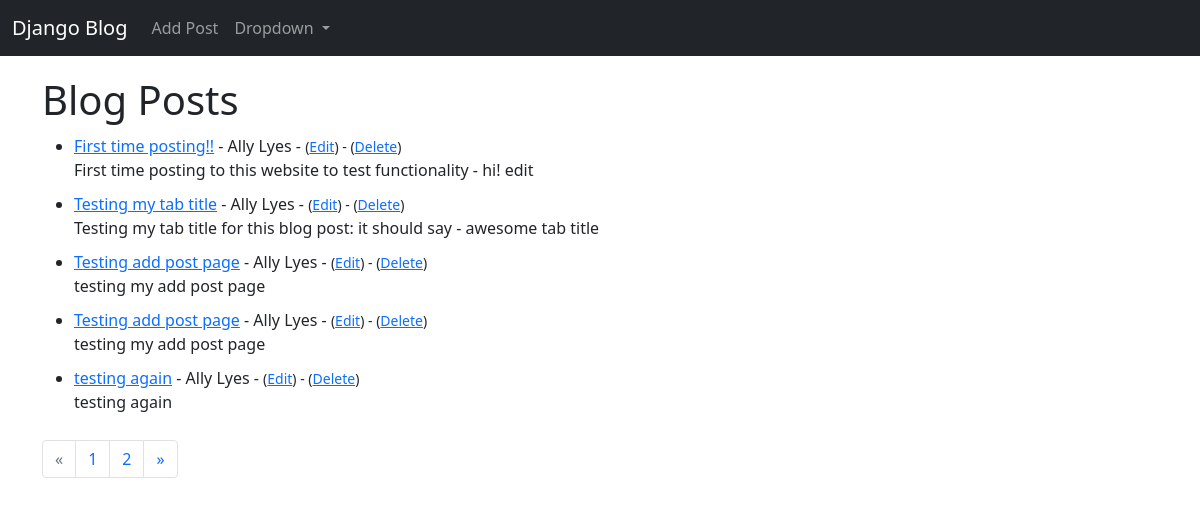
Before: / with the older database file.
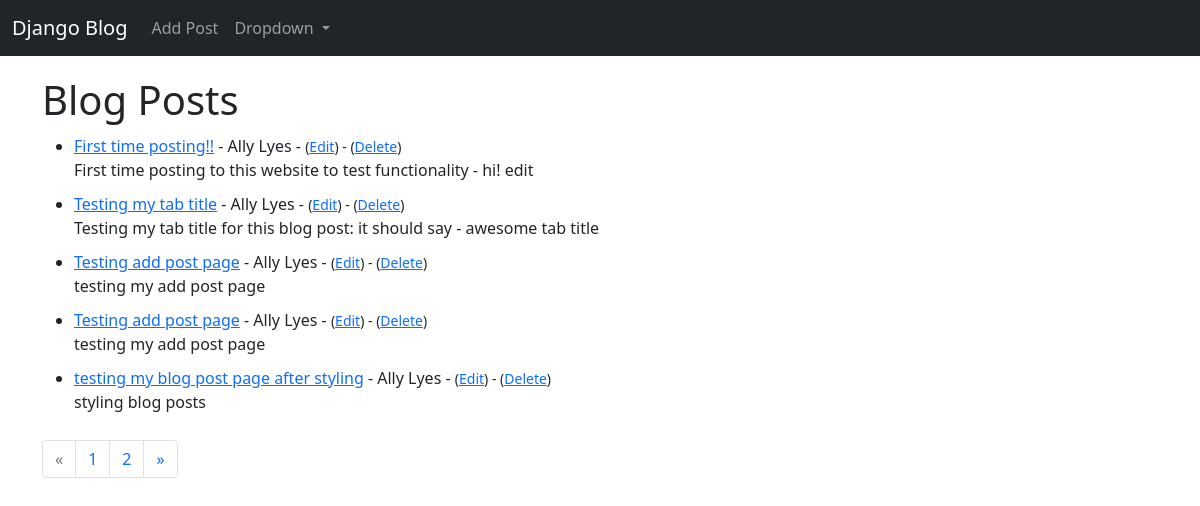
After: the same page with the newer database file.
### blog_files/models.py (models this page shows, shortened)
class Post(models.Model):
    title = models.CharField(max_length=255)
    title_tag = models.CharField(max_length=255)
    author = models.ForeignKey(User, on_delete=models.CASCADE)
    body = models.TextField()

### blog_files/views.py (the view)
# urls.py: path('', HomeView.as_view(), name='home'),
class HomeView(ListView):
    model = Post
    paginate_by = 5
    template_name = 'index.html'

### blog_files/templates/index.html
{% extends 'base.html' %}
{% block content %}
<h1>Blog Posts</h1>
<ul>
{% for post in object_list %}
    <li>
        <a href="{% url 'post-details' post.pk %}">{{ post.title }}</a> -
        {{ post.author.first_name }} {{ post.author.last_name }} -
        <small>(<a href="{% url 'update_post' post.pk %}">Edit</a>) -
        (<a href="{% url 'delete_post' post.pk %}">Delete</a>) </small><br/>
        {{ post.body }}
    </li>
{% endfor %}
</ul>
<nav aria-label="Page navigation">
    {% if is_paginated %}
        <ul class="pagination">
        {% if page_obj.has_previous %}
            <li class="page-item">
                <a class="page-link" href="?page={{page_obj.previous_page_number}}">&laquo;</a>
            </li>
        {% else %}
            <li class="page-item disabled">
                <a class="page-link" href="#">&laquo;</a>
            </li>
        {% endif %}
        {% for i in paginator.page_range %}
            {% if page_obj.number == i %}
                <li class="page-item"><a class="page-link active">{{ i }}</a></li>
            {% else %}
                <li class="page-item">
                    <a class="page-link" href="?page={{ i }}">{{ i }}</a>
                </li>
            {% endif %}
        {% endfor %}
        {% if page_obj.has_next %}
            <li class="page-item">
                <a href="?page={{page_obj.next_page_number}}" class="page-link">&raquo;</a>
            </li>
        {% else %}
            <li class="page-item disabled">
                <a class="page-link">&raquo;</a>
            </li>
        {% endif %}
        </ul>
    {% endif %}
  </nav>
{% endblock %}

Changed rows visible on the page:
removed Post: title "testing again", author.first_name "Ally", author.last_name "Lyes", body "testing again"
now on this page (row unchanged): Post: title "testing my blog post page after styling", author.first_name "Ally", author.last_name "Lyes", body "styling blog posts"
